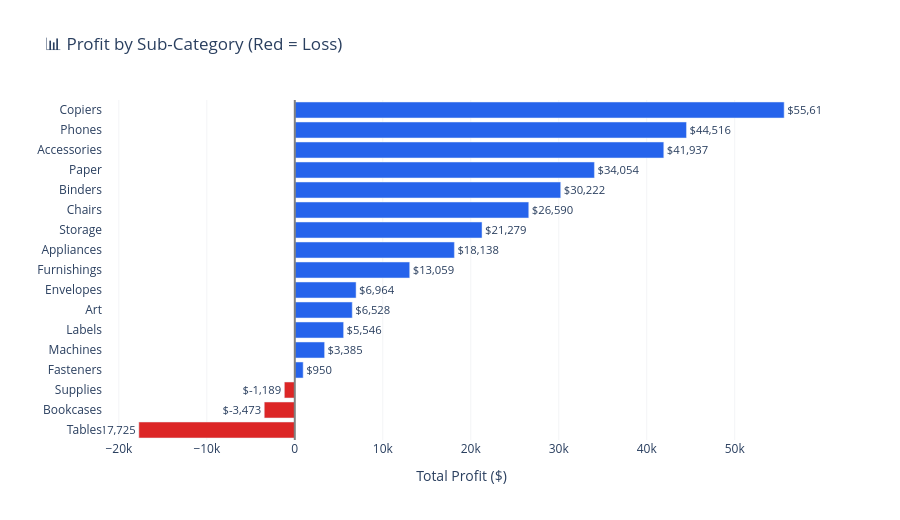

Notebook code cell kept with this figure:
### Markdown cell above
### 5.5 Top & Bottom Sub-Categories  
**Question:** Which products are most profitable and which are losing the most?

### Code cell
# ── Horizontal bar: profit by sub-category ────────────────────────────────────
subcat_profit = (
    df.groupby(['category','sub_category'])['profit']
    .sum()
    .reset_index()
    .sort_values('profit')
)

# Color: red for loss, blue for profit
bar_colors = ['#DC2626' if p < 0 else '#2563EB' for p in subcat_profit['profit']]

fig = go.Figure(go.Bar(
    x=subcat_profit['profit'],
    y=subcat_profit['sub_category'],
    orientation='h',
    marker_color=bar_colors,
    text=[f'${p:,.0f}' for p in subcat_profit['profit']],
    textposition='outside',
    hovertemplate='<b>%{y}</b><br>Profit: $%{x:,.0f}<extra></extra>'
))

fig.add_vline(x=0, line_color='gray')

fig.update_layout(
    title='📊 Profit by Sub-Category (Red = Loss)',
    xaxis_title='Total Profit ($)',
    yaxis_title='',
    height=520,
    plot_bgcolor='white',
    paper_bgcolor='white'
)
fig.update_xaxes(showgrid=True, gridcolor='#F3F4F6')
fig.update_yaxes(showgrid=False)

fig.show()
print("\n📌 Copiers & Phones are star performers. Tables & Bookcases are destroying value.")

### Figure 1 — Plotly figure (JSON) as saved in the notebook; plotly's stock layout.template omitted (floating-point values rounded to 4 significant figures)
{"data": [{"hovertemplate": "<b>%{y}</b><br>Profit: $%{x:,.0f}<extra></extra>", "marker": {"color": ["#DC2626", "#DC2626", "#DC2626", "#2563EB", "#2563EB", "#2563EB", "#2563EB", "#2563EB", "#2563EB", "#2563EB", "#2563EB", "#2563EB", "#2563EB", "#2563EB", "#2563EB", "#2563EB", "#2563EB"]}, "orientation": "h", "text": ["$-17,725", "$-3,473", "$-1,189", "$950", "$3,385", "$5,546", "$6,528", "$6,964", "$13,059", "$18,138", "$21,279", "$26,590", "$30,222", "$34,054", "$41,937", "$44,516", "$55,618"], "textposition": "outside", "type": "bar", "x": [-17730.0, -3473.0, -1189.0, 949.5, 3385.0, 5546.0, 6528.0, 6964.0, 13060.0, 18140.0, 21280.0, 26590.0, 30220.0, 34050.0, 41940.0, 44520.0, 55620.0], "y": ["Tables", "Bookcases", "Supplies", "Fasteners", "Machines", "Labels", "Art", "Envelopes", "Furnishings", "Appliances", "Storage", "Chairs", "Binders", "Paper", "Accessories", "Phones", "Copiers"]}], "layout": {"height": 520, "paper_bgcolor": "white", "plot_bgcolor": "white", "shapes": [{"line": {"color": "gray"}, "type": "line", "x0": 0, "x1": 0, "xref": "x", "y0": 0, "y1": 1, "yref": "y domain"}], "title": {"text": "📊 Profit by Sub-Category (Red = Loss)"}, "xaxis": {"gridcolor": "#F3F4F6", "showgrid": true, "title": {"text": "Total Profit ($)"}}, "yaxis": {"showgrid": false, "title": {"text": ""}}}}
